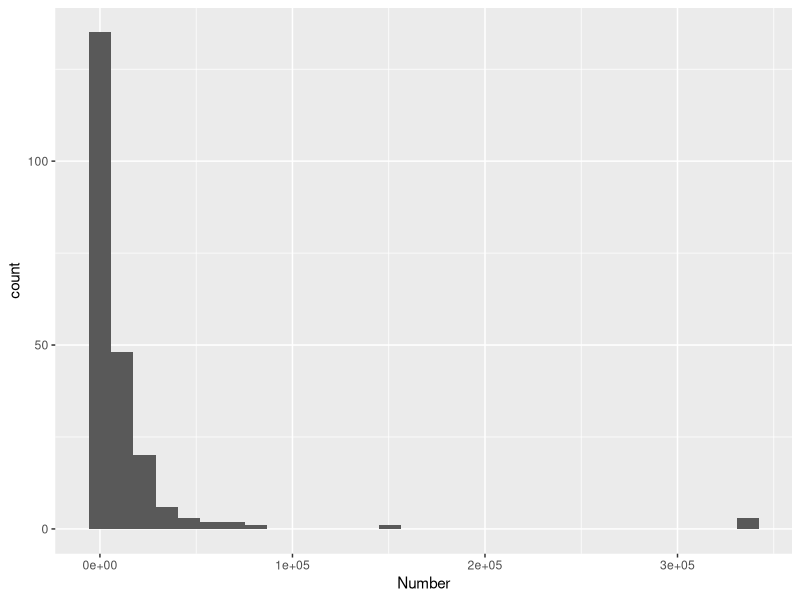
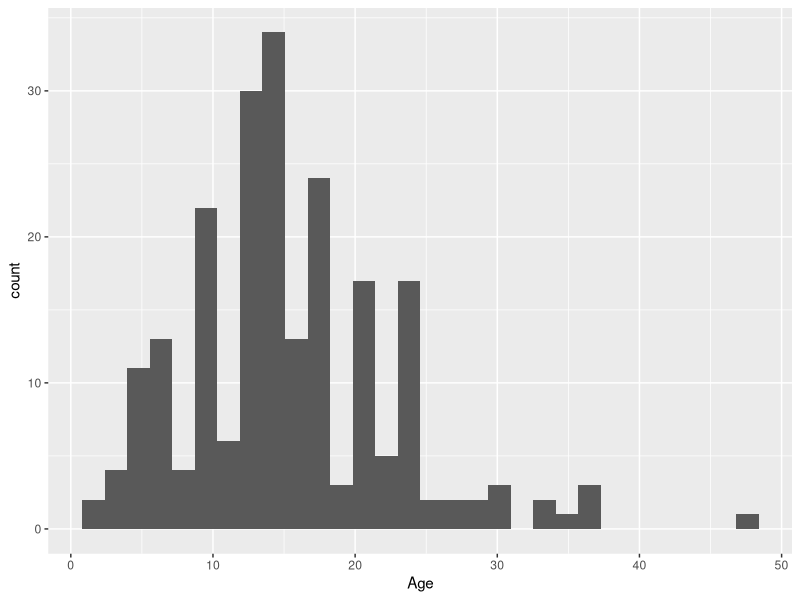
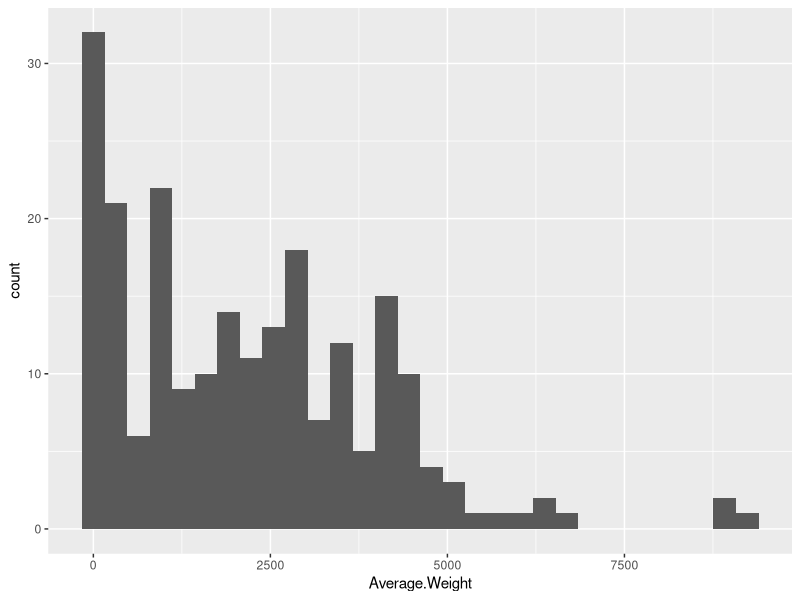
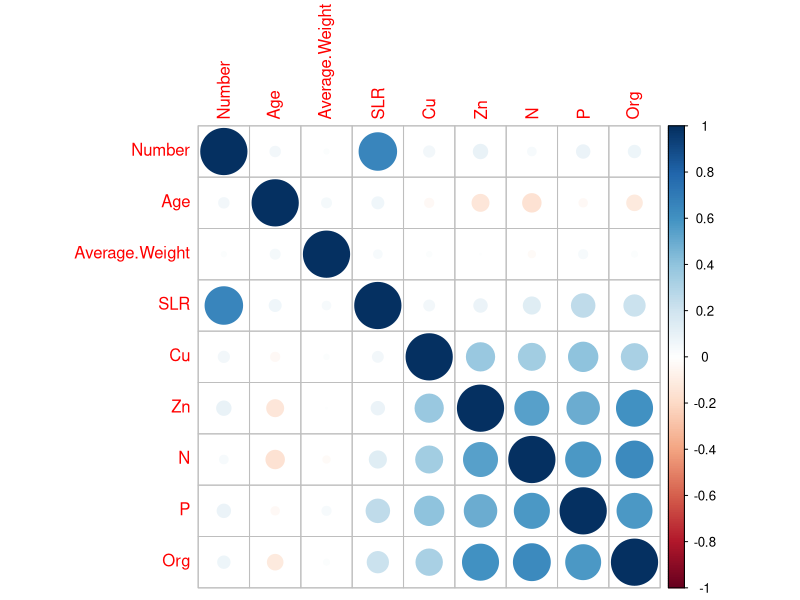
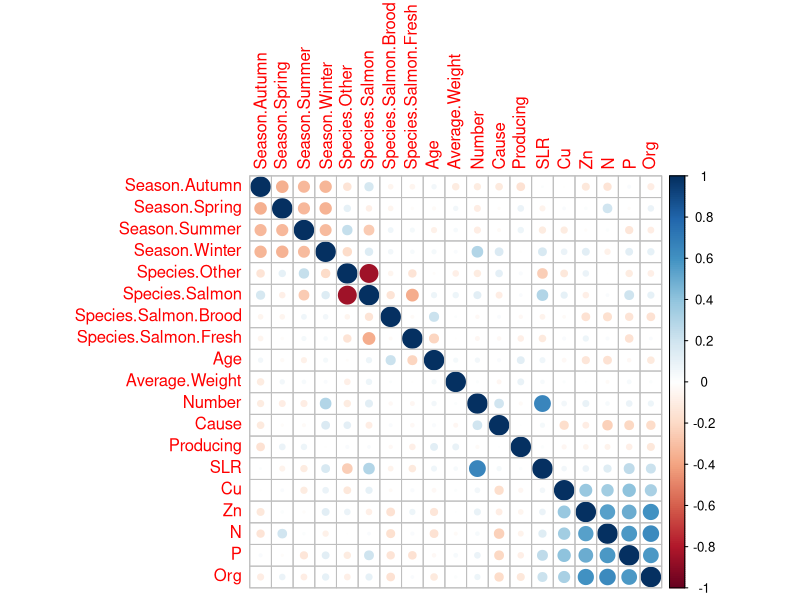
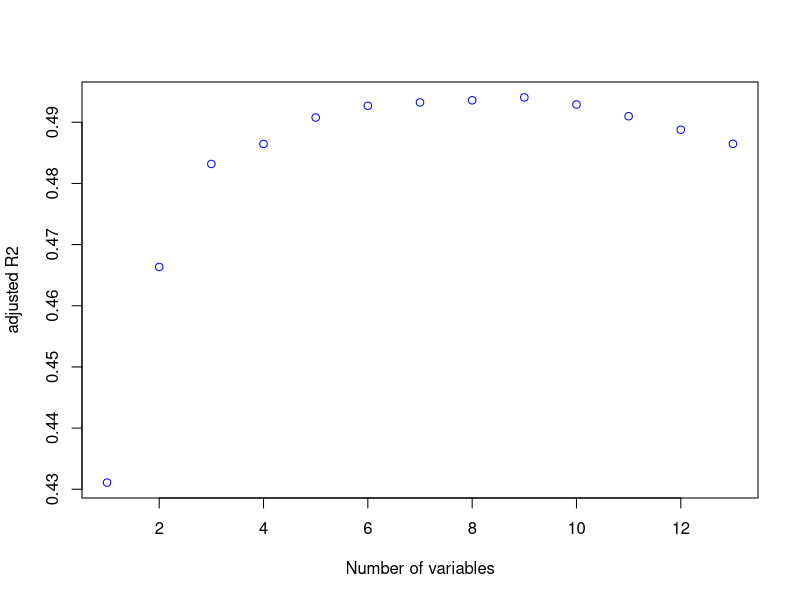

Source code (R) for these figures, in order: (Note: this script raises an error after producing the figures.)
## ---- chunk 1
library(ggplot2)  # for generating plots
library(corrplot) # plot Correlogram
library(caret)    # wrapping library for training and testing
library(randomForest)# to loading Random Forest classifier
library(leaps)    # for "forward" "backward" and "mixed" feature selection
library(MASS)     # for Feature Transformation
## ---- chunk 2
escapesClean = read.csv("escapesClean.csv",stringsAsFactors = T)
escapes <- escapesClean  # creating copy
summary(escapesClean)
## ---- chunk 3
ggplot(data= escapes, aes(x=Number)) + geom_histogram()
shapiro.test(escapes$Number)
## ---- chunk 4
ggplot(data= escapes, aes(x=Age)) + geom_histogram()
shapiro.test(escapes$Age)
## ---- chunk 5
ggplot(data= escapes, aes(x=Average.Weight)) + geom_histogram()
shapiro.test(escapes$Average.Weight)
## ---- chunk 6
#ggplot(data= escapes, aes(x=Org)) + geom_histogram()
shapiro.test(escapes$Org)
shapiro.test(escapes$SLR)
shapiro.test(escapes$Zn)
shapiro.test(escapes$Cu)
shapiro.test(escapes$P)
shapiro.test(escapes$N)
## ---- chunk 7
corr= cor(escapes[c(5,3,4,8,9,10,11,12,13)])   # manually selected numerical variable 
corrplot(corr)
## ---- chunk 8
escapes1 <- escapes  # copy
escapes1$Cause <- as.numeric(escapes1$Cause)-1  #binary class conversion 0== Human and 1==Natural
escapes1$Producing <- abs(as.numeric(escapes1$Producing)-2) #binary class conversion 1== Yes and 0==No
dummy<- dummyVars("~.",data=escapes1)  # creating dummy variable

# Creating New copy with Dummyvariables R for Visualization purposes also 
escapesD <- data.frame(predict(dummy, newdata = escapes1)) 

## ---- chunk 9
corr= cor(escapesD)   # selecting numerical variable 
corrplot(corr)
## ---- chunk 10
fullSearch = regsubsets(Number ~ .,data = escapesD,method = "exhaustive", nvmax = 12)   # 12predictors
full = summary(fullSearch)
## ---- chunk 11
plot(full$adjr2, ylab = "adjusted R2", xlab = "Number of variables",col = "blue")

## ---- chunk 12
top6=full$which[6,-c(1)] # selected variables at top 6(role6) excluding intercept
numberTop6 = names(top6)[top6]
numberTop6
## ---- chunk 13
# features for 'Cause'
fullSearch = regsubsets(Cause ~ .,data = escapesD,method = "exhaustive", nvmax = 12)   # 12predictors
full = summary(fullSearch)
top6=full$which[6,-c(1)] # selected variables at top 5(role5) excluding intercept
causeTop6 = names(top6)[top6]
causeTop6
## ---- chunk 14
escapesD$Cause <- as.factor(escapesD$Cause)  #now converting back to factors so i can use feature in confusion matrix
## ---- chunk 15
set.seed(101)
selected= createDataPartition(escapesD$Cause,p=0.7,list = F) # selected is a boolean of rows selected
escapesTrain= escapesD[selected,]
escapesTest = escapesD[-selected,]
dim(escapesD)
dim(escapesTrain)
dim(escapesTest)
## ---- chunk 16
# using Caret to train and test
model1 <- train(Cause~Season.Winter+Species.Other+Number+Cu+N+P,data=escapesTrain,method = "glm",family = "binomial")
## ---- chunk 17
probs = predict(model1, escapesTest, type = "raw")   # the models way of viewing the data with probability
#predictedmodel1 = as.factor(ifelse(probs$`1`<0.5,0,1)) # a col assigning below 0.5 as Human
confusionMatrix(probs,as.factor(as.numeric(escapesTest$Cause)-1),mode="everything",positive ="0") 
## ---- chunk 18
trcont_oob <- trainControl(method = "oob")   # bootstrap's out of bag for recommended for Random  forest
## ---- chunk 19
set.seed(101)
model2 <- train(Cause~., data=escapesTrain,method="rf", trControl = trcont_oob,maxnodes=20,ntree=250,tuneGrid = expand.grid(mtry=c(3:9)))
# got better performance by using the top5 variables rather than using all
print(model2)
varImp(model2)
## ---- chunk 20
pred = predict(model2,escapesTest)
confusionMatrix(pred,as.factor(as.numeric(escapesTest$Cause)-1), mode= "everything",positive = "0")
paste('number difference in two models predictions is: ',sum(!(pred==probs)))
## ---- chunk 21

bc = boxcox(lm(escapesTrain$Number~1))  # the target Number against a constant
# we can estimate the power q is about 0.2 from the plot below but I will get the exact value with lines below

q = bc$x[which.max(bc$y)]
paste("the value actually is ",q)
## ---- chunk 22
TescapesTrain <- escapesTrain # creating New Trainset copy to append transformed Features
TescapesTrain$t.number = (TescapesTrain$Number^q - 1)/q #saving transformed Target to the dataframe
ggplot(data= TescapesTrain, aes(x=t.number)) + geom_histogram()
# function to reverse transformation
reverseTrans = function(z){ return ( (q*z + 1)^(1/q)  )}
## ---- chunk 23
model3 = lm(Number~Season.Winter+Cause+SLR+Zn+P+Org,data = escapesTrain)
#summary(model3)
## ---- chunk 24
pred = predict(model3, escapesTest)
postResample(pred, escapesTest$Number)
## ---- chunk 25
# examine the residuals
plot(model3, which = c(1,2))
## ---- chunk 26
set.seed(123)
prep = c("range","pca")
model4 <- train(Number~Season.Winter+Cause+SLR+Zn+P+Org,data = escapesTrain,method = "rf",metric = "RMSE",trControl = trcont_oob) #The number of features in the candidate set at each node (mtry) 
print(model4)
## ---- chunk 27
pred = predict(model4, escapesTest)
postResample(pred, escapesTest$Number)
## ---- chunk 28
varImp(model4)
## ---- chunk 29
# examine the residuals
plot(model4, which = c(1,2))
escapesTest$pred <- pred
ggplot() + geom_point(data=escapesTest, aes(x=SLR,y=Number),color='blue') + geom_smooth(data=escapesTest, aes(x=SLR,y=pred),color='red')

## ---- chunk 30
saveRDS(model1,"model.rds")
